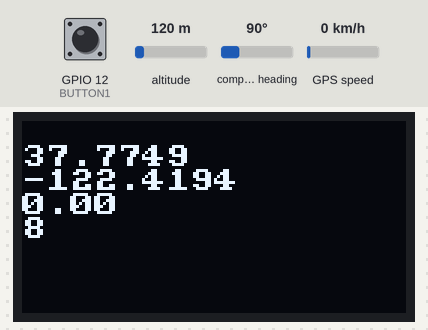
Bench run of a program on a simulated ESP32. Parts: 128×64 one-colour display. The inputs (shaded band) are chosen by the test bench; at power-on: GPIO 12 (BUTTON1) HIGH, GPS speed 0 km/h, altitude 120 m, compass heading 90°. Storage starts empty; the GPS gets a fix after 3 s at 37.7749, -122.4194 with 8 satellites; what the program prints to the serial monitor is not drawn.

Above: at 4.6 s.
4.7 s: GPIO 12 (BUTTON1) pulled LOW for 0.15 s
5.4 s: GPIO 12 (BUTTON1) pulled LOW for 1 s
At 6.8 s:
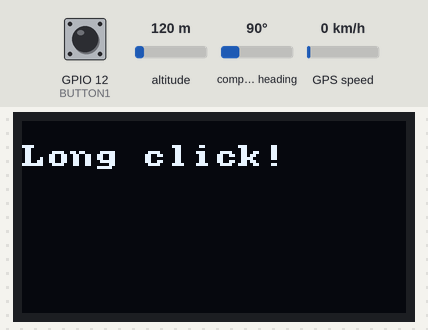
7.9 s: GPS speed set to 2 km/h
At 11.3 s:
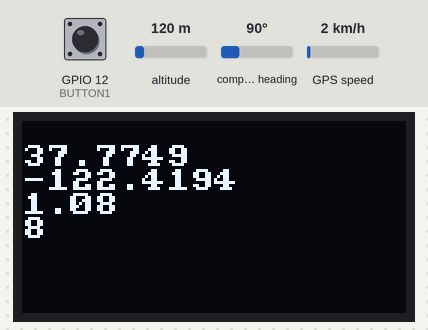
12.2 s: GPS speed set to 30 km/h
At 14.4 s:
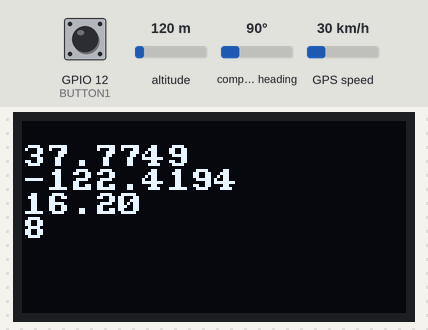
16.5 s: GPS speed set to 9 km/h
At 18.7 s:
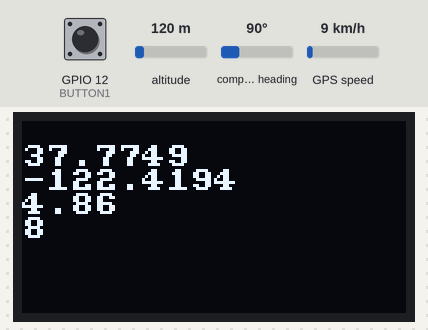
20.8 s: GPIO 12 (BUTTON1) pulsed LOW 2 times (0.12 s each, 0.3 s apart)
At 21.8 s:
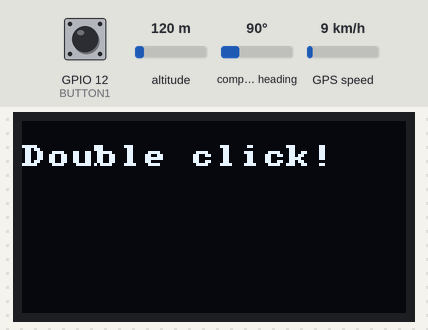
Timing chart, 0 to 23.8 s (numbered marks = the images above; inputs shaded):
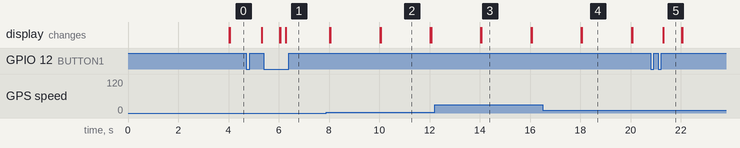

Measured:
- after the input at 5.4 s, the display: first differs from a run without the input after 0.88 s (image 1)
- after the input at 12.2 s, the display: first differs from a run without the input after 1.9 s (image 3)
- after the input at 16.5 s, the display: first differs from a run without the input after 1.6 s (image 4)
- after the input at 20.8 s, the display: first differs from a run without the input after 0.50 s (image 5)
- what the display in image 2 shows lasts 1.9 s, from 10.1 s to 12.0 s
- what the display in image 5 shows lasts 0.7 s, from 21.3 s to 22.0 s

The program:

main.cpp
```cpp
#include <Arduino.h>
#include <U8g2lib.h>
#include <Wire.h>
#include <OneButton.h>
#include <Adafruit_GPS.h>
#include "FS.h"
#include "SD.h"
#include <SPI.h>

// Button1
#define BUTTON1 12
OneButton ob1 = OneButton(BUTTON1, true, true);

// OLED initiation
U8X8_SH1106_128X64_NONAME_HW_I2C u8x8(U8X8_PIN_NONE);

// HW Serial port used
#define GPSSerial Serial2


// Connect to the GPS on the hardware port
Adafruit_GPS GPS(&GPSSerial);

//DEBUG
uint32_t timer = millis();

//SD Card
String dataMessage;


void oneclick(){
  u8x8.clearDisplay();
  u8x8.drawString(0,1,"Click!");
  u8x8.drawString(0,2,"\x8d \xbb \xab");
}

void doubleclick(){
  Serial.println("double click!");
  u8x8.clearDisplay();
  u8x8.drawString(0,1,"Double click!");
}

void longclick(){
  u8x8.clearDisplay();
  u8x8.drawString(0,1,"Long click!");
}

void displayGPSinfo(String lat, String lon, String speed, String nSat){
  u8x8.clearDisplay();
  u8x8.setCursor(0, 1);
  u8x8.print(lat);
  u8x8.setCursor(0, 2);
  u8x8.print(lon);
  u8x8.setCursor(0, 3);
  u8x8.print(speed);
  u8x8.setCursor(0, 4);
  u8x8.print(nSat);

}


void writeFile(fs::FS &fs, const char * path, const char * message) {
  Serial.printf("Writing file: %s\n", path);

  File file = fs.open(path, FILE_WRITE);

  if(!file) {
    Serial.println("Failed to open file for writing");
    return;
  }
  if(file.print(message)) {
    Serial.println("File written");
  } else {
    Serial.println("Write failed");
  }
  file.close();
}


void appendFile(fs::FS &fs, const char * path, const char * message) {
  Serial.printf("Appending to file: %s\n", path);

  File file = fs.open(path, FILE_APPEND);
  if(!file) {
    Serial.println("Failed to open file for appending");
    return;
  }
  if(file.print(message)) {
    Serial.println("Message appended");
  } else {
    Serial.println("Append failed");
  }
  file.close();
}


void setupSDcardReader(){
  if(!SD.begin()){
    Serial.println("Card Mount Fail");
    return;
  }

  uint8_t cardType = SD.cardType();

  if(cardType == CARD_NONE){
    Serial.println("No SD card attached");
    return;
  }
}


void setup(void) {
  Serial.begin(115200);

  //Set I2C (SDA, SCL) Comunication speed to it's minimum (10khz) for the OLED screen.
  //Wire.setClock(10000);

  // Button1 calls
  ob1.attachClick(oneclick);
  ob1.attachDoubleClick(doubleclick);
  ob1.attachLongPressStart(longclick);

  // OLED screen parameters
  u8x8.begin();
  u8x8.setFont(u8x8_font_amstrad_cpc_extended_f);

  //GPS parameters
  // 9600 NMEA is the default baud rate for Adafruit MTK GPS's
  GPS.begin(9600);

  // uncomment this line to turn on RMC (recommended minimum) and GGA (fix data) including altitude
  //GPS.sendCommand(PMTK_SET_NMEA_OUTPUT_RMCGGA);
  GPS.sendCommand(PMTK_SET_NMEA_OUTPUT_ALLDATA);

  // uncomment this line to turn on only the "minimum recommended" data
  //GPS.sendCommand(PMTK_SET_NMEA_OUTPUT_RMCONLY);

  // 1 Hz update rate
  GPS.sendCommand(PMTK_SET_NMEA_UPDATE_1HZ);

  // Request updates on antenna status, comment out to keep quiet
  GPS.sendCommand(PGCMD_ANTENNA);

  //Comentar pinaje de cada cosa
  //setupBtn1();
  //setupOLED();
  //setupGPS();
  setupSDcardReader();
  File file = SD.open("/testAntena.txt");

  if(!file) {
    Serial.println("File doesn't exist");
    Serial.println("Creating file...");
    writeFile(SD, "/testAntena.txt", "Antena descubierta \r\n");
  }
  else {
    Serial.println("File already exists");
  }
  file.close();

  delay(1000);

}


void loop(void) {

  // Button1 'listener'
  ob1.tick();

  // GPS
  char c = GPS.read();

   if (GPS.newNMEAreceived()) {
    //Serial.print(GPS.lastNMEA()); // this also sets the newNMEAreceived() flag to false
    if (!GPS.parse(GPS.lastNMEA())) // this also sets the newNMEAreceived() flag to false
      return; // we can fail to parse a sentence in which case we should just wait for another
  }

  if (millis() - timer > 2000) {
    timer = millis(); // reset the timer

    Serial.print("\nTime: ");
    if (GPS.hour < 10) { Serial.print('0'); }
    Serial.print(GPS.hour, DEC); Serial.print(':');
    if (GPS.minute < 10) { Serial.print('0'); }
    Serial.print(GPS.minute, DEC); Serial.print(':');
    if (GPS.seconds < 10) { Serial.print('0'); }
    Serial.print(GPS.seconds, DEC); Serial.print('.');


    Serial.print("Date: ");
    Serial.print(GPS.day, DEC); Serial.print('/');
    Serial.print(GPS.month, DEC); Serial.print("/20");
    Serial.println(GPS.year, DEC);

    Serial.print("Fix: "); Serial.print((int)GPS.fix);
    Serial.print("\tExternal Antena: "); Serial.println((int)GPS.antenna);

    if (GPS.fix) {
      Serial.print("Location: ");
      Serial.print(GPS.latitudeDegrees, 4);
      Serial.print(", ");
      Serial.println(GPS.longitudeDegrees, 4);
      Serial.print("Speed (knots): "); Serial.println(GPS.speed);
      Serial.print("Satellites: "); Serial.println((int)GPS.satellites);

      displayGPSinfo(String(GPS.latitudeDegrees, 4), String(GPS.longitudeDegrees, 4), String(GPS.speed), String(GPS.satellites));

      dataMessage = String(GPS.latitudeDegrees, 4) + ", " + String(GPS.longitudeDegrees, 4) + ", " + String(GPS.speed) + ", " + String(GPS.satellites) + "\r\n";

      appendFile(SD, "/testAntena.txt", dataMessage.c_str());

    }
  }


}
```
